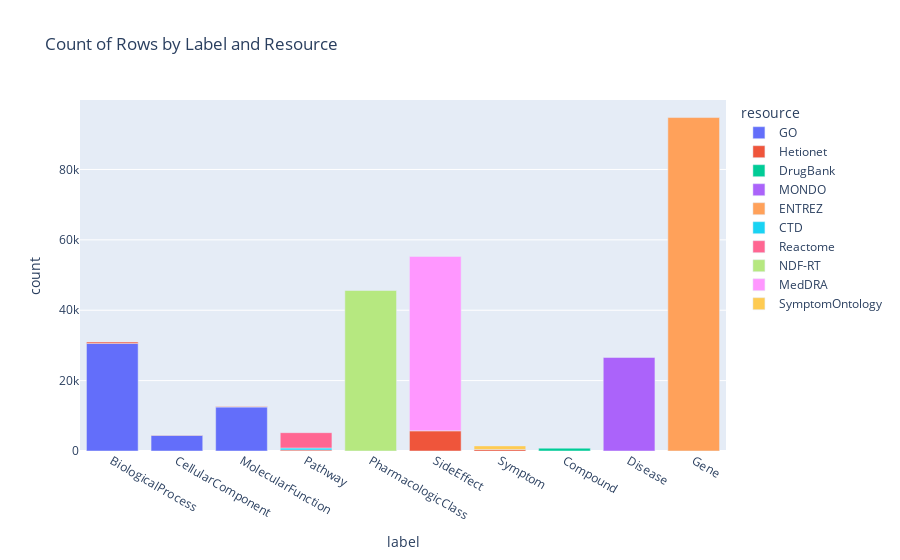

Write notebook code for a chart like this one.
### Code cell
import plotly.express as px

# Group the data by 'label' and 'resource' and count the rows
grouped_df = entities_subset.groupby(['label', 'resource']).size().reset_index(name='count')

# Create the bar chart using Plotly Express
fig1 = px.bar(grouped_df, x='label', y='count', color='resource', title='Count of Rows by Label and Resource')

# Show the plot
fig1.show(renderer='vscode')

### Figure 1 — Plotly figure (JSON) as saved in the notebook; plotly's stock layout.template omitted (floating-point values rounded to 4 significant figures)
{"data": [{"alignmentgroup": "True", "hovertemplate": "resource=GO<br>label=%{x}<br>count=%{y}<extra></extra>", "legendgroup": "GO", "marker": {"color": "#636efa", "pattern": {"shape": ""}}, "name": "GO", "offsetgroup": "GO", "orientation": "v", "showlegend": true, "textposition": "auto", "type": "bar", "x": ["BiologicalProcess", "CellularComponent", "MolecularFunction"], "xaxis": "x", "y": [30571, 4485, 12502], "yaxis": "y"}, {"alignmentgroup": "True", "hovertemplate": "resource=Hetionet<br>label=%{x}<br>count=%{y}<extra></extra>", "legendgroup": "Hetionet", "marker": {"color": "#EF553B", "pattern": {"shape": ""}}, "name": "Hetionet", "offsetgroup": "Hetionet", "orientation": "v", "showlegend": true, "textposition": "auto", "type": "bar", "x": ["BiologicalProcess", "CellularComponent", "MolecularFunction", "Pathway", "PharmacologicClass", "SideEffect", "Symptom"], "xaxis": "x", "y": [387, 32, 143, 294, 1, 5734, 438], "yaxis": "y"}, {"alignmentgroup": "True", "hovertemplate": "resource=DrugBank<br>label=%{x}<br>count=%{y}<extra></extra>", "legendgroup": "DrugBank", "marker": {"color": "#00cc96", "pattern": {"shape": ""}}, "name": "DrugBank", "offsetgroup": "DrugBank", "orientation": "v", "showlegend": true, "textposition": "auto", "type": "bar", "x": ["Compound"], "xaxis": "x", "y": [796], "yaxis": "y"}, {"alignmentgroup": "True", "hovertemplate": "resource=MONDO<br>label=%{x}<br>count=%{y}<extra></extra>", "legendgroup": "MONDO", "marker": {"color": "#ab63fa", "pattern": {"shape": ""}}, "name": "MONDO", "offsetgroup": "MONDO", "orientation": "v", "showlegend": true, "textposition": "auto", "type": "bar", "x": ["Disease"], "xaxis": "x", "y": [26582], "yaxis": "y"}, {"alignmentgroup": "True", "hovertemplate": "resource=ENTREZ<br>label=%{x}<br>count=%{y}<extra></extra>", "legendgroup": "ENTREZ", "marker": {"color": "#FFA15A", "pattern": {"shape": ""}}, "name": "ENTREZ", "offsetgroup": "ENTREZ", "orientation": "v", "showlegend": true, "textposition": "auto", "type": "bar", "x": ["Gene"], "xaxis": "x", "y": [94753], "yaxis": "y"}, {"alignmentgroup": "True", "hovertemplate": "resource=CTD<br>label=%{x}<br>count=%{y}<extra></extra>", "legendgroup": "CTD", "marker": {"color": "#19d3f3", "pattern": {"shape": ""}}, "name": "CTD", "offsetgroup": "CTD", "orientation": "v", "showlegend": true, "textposition": "auto", "type": "bar", "x": ["Pathway"], "xaxis": "x", "y": [558], "yaxis": "y"}, {"alignmentgroup": "True", "hovertemplate": "resource=Reactome<br>label=%{x}<br>count=%{y}<extra></extra>", "legendgroup": "Reactome", "marker": {"color": "#FF6692", "pattern": {"shape": ""}}, "name": "Reactome", "offsetgroup": "Reactome", "orientation": "v", "showlegend": true, "textposition": "auto", "type": "bar", "x": ["Pathway"], "xaxis": "x", "y": [4354], "yaxis": "y"}, {"alignmentgroup": "True", "hovertemplate": "resource=NDF-RT<br>label=%{x}<br>count=%{y}<extra></extra>", "legendgroup": "NDF-RT", "marker": {"color": "#B6E880", "pattern": {"shape": ""}}, "name": "NDF-RT", "offsetgroup": "NDF-RT", "orientation": "v", "showlegend": true, "textposition": "auto", "type": "bar", "x": ["PharmacologicClass"], "xaxis": "x", "y": [45605], "yaxis": "y"}, {"alignmentgroup": "True", "hovertemplate": "resource=MedDRA<br>label=%{x}<br>count=%{y}<extra></extra>", "legendgroup": "MedDRA", "marker": {"color": "#FF97FF", "pattern": {"shape": ""}}, "name": "MedDRA", "offsetgroup": "MedDRA", "orientation": "v", "showlegend": true, "textposition": "auto", "type": "bar", "x": ["SideEffect"], "xaxis": "x", "y": [49561], "yaxis": "y"}, {"alignmentgroup": "True", "hovertemplate": "resource=SymptomOntology<br>label=%{x}<br>count=%{y}<extra></extra>", "legendgroup": "SymptomOntology", "marker": {"color": "#FECB52", "pattern": {"shape": ""}}, "name": "SymptomOntology", "offsetgroup": "SymptomOntology", "orientation": "v", "showlegend": true, "textposition": "auto", "type": "bar", "x": ["Symptom"], "xaxis": "x", "y": [1013], "yaxis": "y"}], "layout": {"barmode": "relative", "legend": {"title": {"text": "resource"}, "tracegroupgap": 0}, "title": {"text": "Count of Rows by Label and Resource"}, "xaxis": {"anchor": "y", "domain": [0, 1], "title": {"text": "label"}}, "yaxis": {"anchor": "x", "domain": [0, 1], "title": {"text": "count"}}}}
